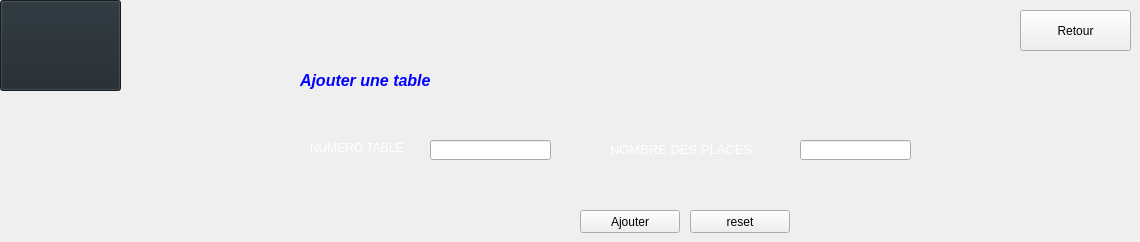
      <widget class="QWidget" name="Ajouter">
       <attribute name="title">
        <string>Ajouter</string>
       </attribute>
       <widget class="QLabel" name="label_11">
        <property name="geometry">
         <rect>
          <x>300</x>
          <y>60</y>
          <width>261</width>
          <height>41</height>
         </rect>
        </property>
        <property name="font">
         <font>
          <pointsize>22</pointsize>
         </font>
        </property>
        <property name="styleSheet">
         <string notr="true"/>
        </property>
        <property name="frameShape">
         <enum>QFrame::NoFrame</enum>
        </property>
        <property name="text">
         <string>&lt;html&gt;&lt;head/&gt;&lt;body&gt;&lt;p&gt;&lt;span style=&quot; font-size:12pt; font-weight:600; font-style:italic; color:#0000ff;&quot;&gt;Ajouter une table&lt;/span&gt;&lt;/p&gt;&lt;/body&gt;&lt;/html&gt;</string>
        </property>
       </widget>
       <widget class="QLineEdit" name="NUM_TABLE">
        <property name="geometry">
         <rect>
          <x>430</x>
          <y>140</y>
          <width>121</width>
          <height>20</height>
         </rect>
        </property>
        <property name="styleSheet">
         <string notr="true"/>
        </property>
       </widget>
       <widget class="QLineEdit" name="nbre_personnes">
        <property name="geometry">
         <rect>
          <x>800</x>
          <y>140</y>
          <width>111</width>
          <height>20</height>
         </rect>
        </property>
        <property name="styleSheet">
         <string notr="true"/>
        </property>
        <property name="text">
         <string/>
        </property>
       </widget>
       <widget class="QPushButton" name="reset_2_table">
        <property name="geometry">
         <rect>
          <x>690</x>
          <y>210</y>
          <width>100</width>
          <height>23</height>
         </rect>
        </property>
        <property name="styleSheet">
         <string notr="true"/>
        </property>
        <property name="text">
         <string>reset</string>
        </property>
        <property name="icon">
         <iconset resource="Ressources.qrc">
          <normaloff>:/new/images/images/reset.png</normaloff>:/new/images/images/reset.png</iconset>
        </property>
       </widget>
       <widget class="QLabel" name="label_12">
        <property name="geometry">
         <rect>
          <x>310</x>
          <y>140</y>
          <width>101</width>
          <height>16</height>
         </rect>
        </property>
        <property name="text">
         <string>&lt;html&gt;&lt;head/&gt;&lt;body&gt;&lt;p&gt;&lt;span style=&quot; color:#ffffff;&quot;&gt;NUMERO TABLE&lt;/span&gt;&lt;/p&gt;&lt;/body&gt;&lt;/html&gt;</string>
        </property>
       </widget>
       <widget class="QPushButton" name="ajouter_table">
        <property name="geometry">
         <rect>
          <x>580</x>
          <y>210</y>
          <width>100</width>
          <height>23</height>
         </rect>
        </property>
        <property name="styleSheet">
         <string notr="true"/>
        </property>
        <property name="text">
         <string>Ajouter</string>
        </property>
        <property name="icon">
         <iconset resource="Ressources.qrc">
          <normaloff>:/new/images/images/add.png</normaloff>:/new/images/images/add.png</iconset>
        </property>
        <property name="iconSize">
         <size>
          <width>20</width>
          <height>20</height>
         </size>
        </property>
       </widget>
       <widget class="QLabel" name="label_13">
        <property name="geometry">
         <rect>
          <x>610</x>
          <y>140</y>
          <width>171</width>
          <height>20</height>
         </rect>
        </property>
        <property name="text">
         <string>&lt;html&gt;&lt;head/&gt;&lt;body&gt;&lt;p&gt;&lt;span style=&quot; font-size:10pt; color:#ffffff;&quot;&gt;NOMBRE DES PLACES&lt;/span&gt;&lt;/p&gt;&lt;/body&gt;&lt;/html&gt;</string>
        </property>
       </widget>
       <widget class="QLabel" name="mesagenombre">
        <property name="geometry">
         <rect>
          <x>570</x>
          <y>170</y>
          <width>301</width>
          <height>16</height>
         </rect>
        </property>
        <property name="text">
         <string/>
        </property>
       </widget>
       <widget class="QLabel" name="messagenum">
        <property name="geometry">
         <rect>
          <x>290</x>
          <y>170</y>
          <width>241</width>
          <height>16</height>
         </rect>
        </property>
        <property name="text">
         <string/>
        </property>
       </widget>
       <widget class="QPushButton" name="retour_table">
        <property name="geometry">
         <rect>
          <x>1020</x>
          <y>10</y>
          <width>111</width>
          <height>41</height>
         </rect>
        </property>
        <property name="styleSheet">
         <string notr="true"/>
        </property>
        <property name="text">
         <string>Retour</string>
        </property>
        <property name="icon">
         <iconset resource="Ressources.qrc">
          <normaloff>:/new/images/images/return.png</normaloff>:/new/images/images/return.png</iconset>
        </property>
        <property name="iconSize">
         <size>
          <width>30</width>
          <height>30</height>
         </size>
        </property>
       </widget>
       <widget class="QPushButton" name="pushButton_28">
        <property name="geometry">
         <rect>
          <x>0</x>
          <y>0</y>
          <width>121</width>
          <height>91</height>
         </rect>
        </property>
        <property name="styleSheet">
         <string notr="true">QPushButton
{
 
    background-color: #1e272e;
    
    border-color: #1e272e;
   
}</string>
        </property>
        <property name="text">
         <string/>
        </property>
        <property name="icon">
         <iconset resource="Ressources.qrc">
          <normaloff>:/new/images/images/Image4.png</normaloff>:/new/images/images/Image4.png</iconset>
        </property>
        <property name="iconSize">
         <size>
          <width>80</width>
          <height>80</height>
         </size>
        </property>
       </widget>
      </widget>
